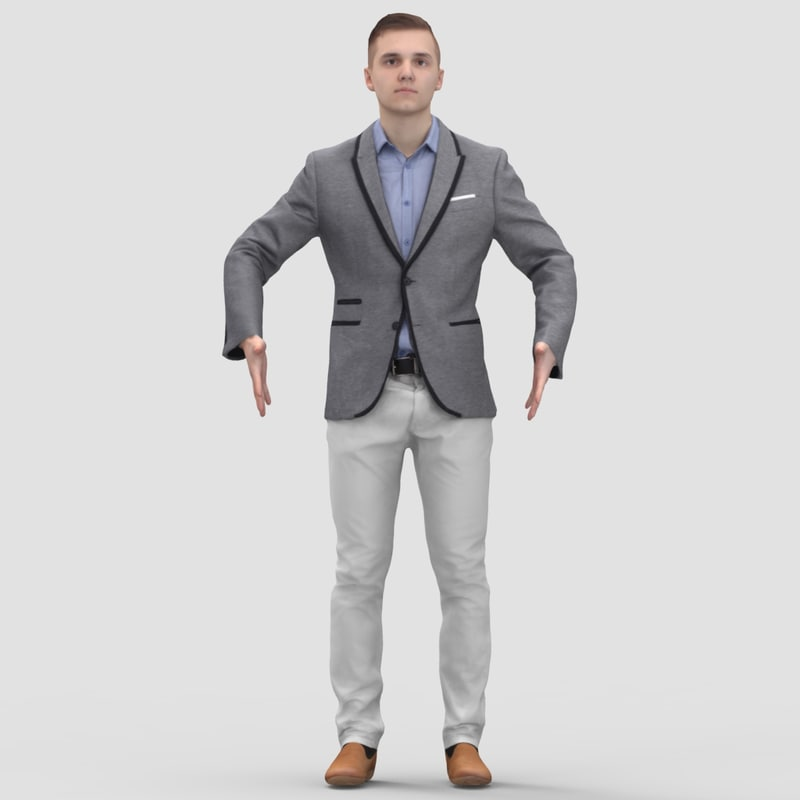
#> input picture human-pose-estimation-opencv-master/human-pose-estimation-opencv-master/image.jpg, 800 x 800 px, given in place of the camera
$ jupyter execute --allow-errors Untitled.ipynb
#> lines starting #> are read from the running program, lines starting #| are printed output that depends on the picture
#> further down, frame is the input picture: shape (800, 800, 3); mean B, G, R 208.5, 208.1, 208.9
#> `gray = cv2.cvtColor(frame, cv2.COLOR_BGR2GRAY)`:
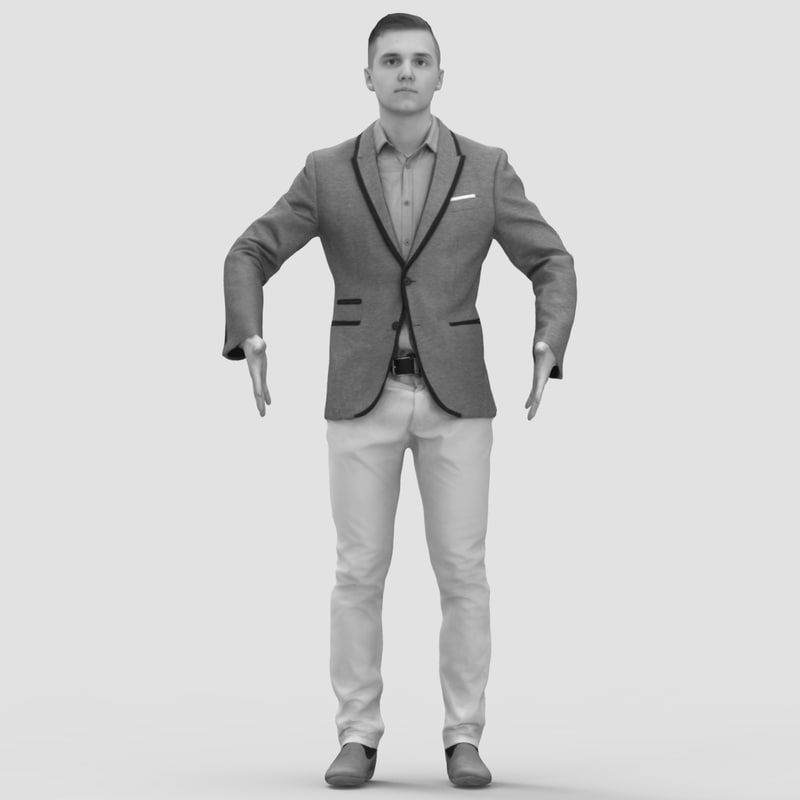
#> gray: shape (800, 800); min 1, max 254, mean 208.4
#> `eyes = eye_cascade.detectMultiScale(gray, 1.3, 5)`: eyes = [[380, 51, 21, 21], [409, 51, 21, 21]]
[cell 1]
import cv2
import numpy as np

# Load Haar cascade file for eye detection
eye_cascade = cv2.CascadeClassifier('haarcascade_eye.xml')

# Start video capture
cap = cv2.VideoCapture(0)

#> (the rest of this cell did not finish here and is left out)
